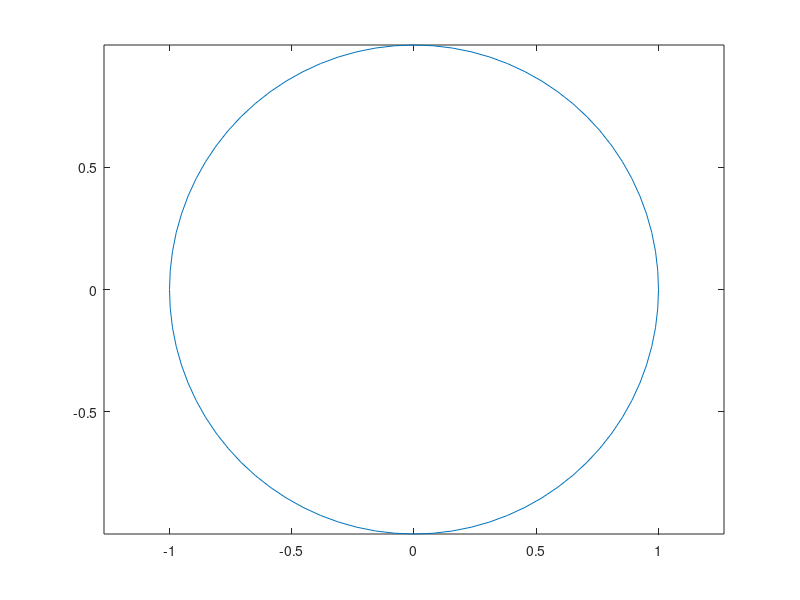

Reproduce this figure in MATLAB.
% plot to which generates circle in elliptical shape which is fixed using axis equal
x=0:pi/40:2*pi;
plot (sin(x),cos(x))

%using axis equal the shape becomes circular
axis equal